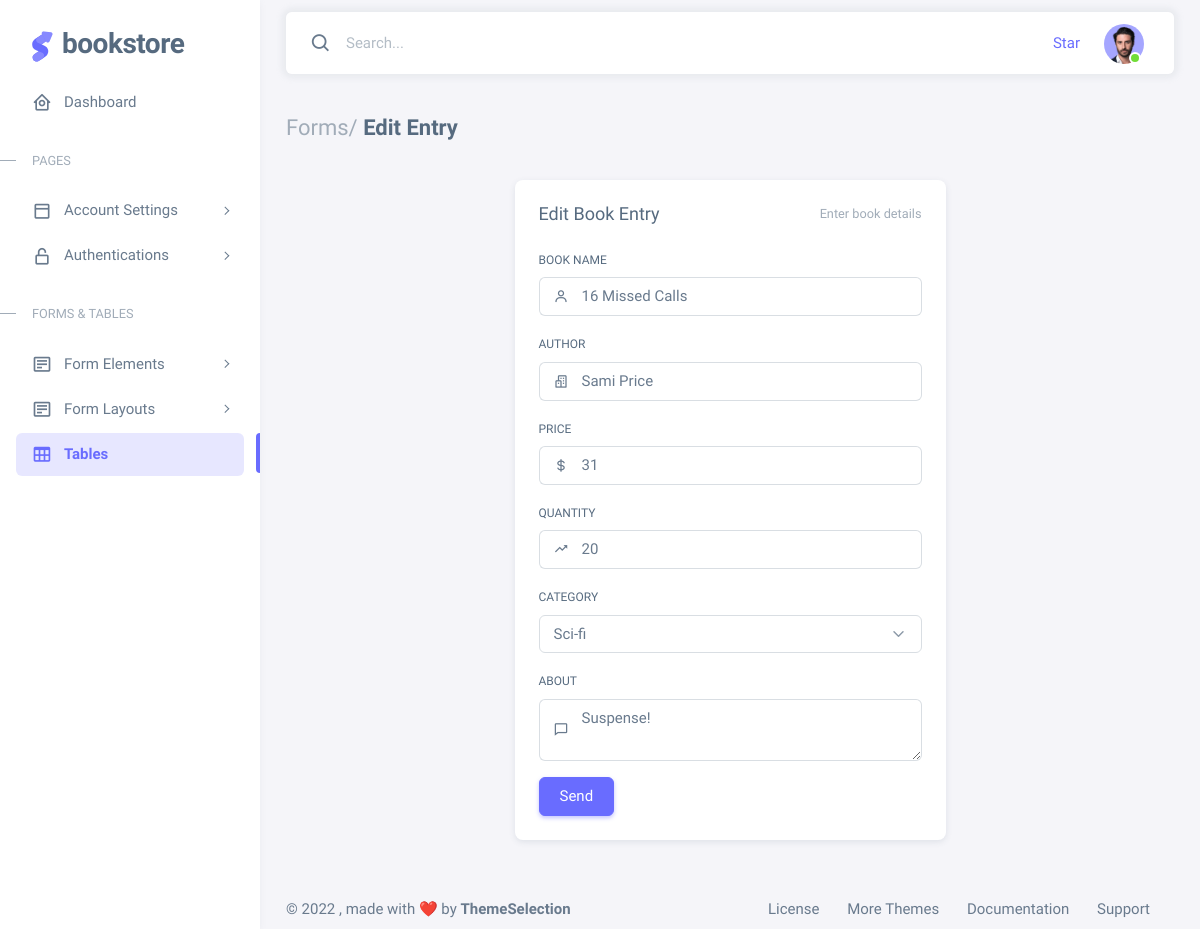
The app's page /admin/auth/edit-entry?id=1 with its own data.
### tables this page shows
CREATE TABLE `bookstore` (
  `id` int(11) NOT NULL,
  `name` varchar(255) NOT NULL,
  `price` varchar(255) NOT NULL,
  `author` varchar(255) NOT NULL,
  `quantity` int(11) NOT NULL,
  `category` varchar(200) NOT NULL,
  `about` varchar(255) NOT NULL,
  `img_path` varchar(255) NOT NULL
);

### admin/auth/edit-entry.php (the view, shortened to what this page needs)
<?php
        $db = new DB();
        $conn = $db->conn;
        if (isset($_GET['id'])) {
          $userId = $conn->real_escape_string($_GET['id']);
          $sql = "select * from bookstore where id = ?";
          $stmt = $conn->prepare($sql);
          $stmt->bind_param('i', $userId);
          $stmt->execute();
          $book = $stmt->get_result()->fetch_assoc();
          extract($book);
        } else {
          header('location: tables-basic');
        }
?>
<?php include '../inc/head.php' ?>
<body>
  <div class="layout-wrapper layout-content-navbar">
    <div class="layout-container">
      <?php include '../inc/aside.php' ?>
      <div class="layout-page">
        <nav class="layout-navbar container-xxl navbar navbar-expand-xl navbar-detached align-items-center bg-navbar-theme" id="layout-navbar">
          <div class="navbar-nav-right d-flex align-items-center" id="navbar-collapse">
            <div class="navbar-nav align-items-center">
              <div class="nav-item d-flex align-items-center">
                <i class="bx bx-search fs-4 lh-0"></i>
                <input type="text" class="form-control border-0 shadow-none" placeholder="Search..." aria-label="Search..." />
              </div>
            </div>
            <ul class="navbar-nav flex-row align-items-center ms-auto">
              <li class="nav-item lh-1 me-3">
                <a class="github-button" href="" data-icon="octicon-star" data-size="large" data-show-count="true" aria-label="Star themeselection/sneat-html-admin-template-free on GitHub">Star</a>
              </li>
              <li class="nav-item navbar-dropdown dropdown-user dropdown">
                <a class="nav-link dropdown-toggle hide-arrow" href="javascript:void(0);" data-bs-toggle="dropdown">
                  <div class="avatar avatar-online">
                    <img src="../assets/img/avatars/1.png" alt class="w-px-40 h-auto rounded-circle" />
                  </div>
                </a>
              </li>
            </ul>
          </div>
        </nav>
        <div class="content-wrapper">
          <div class="container-xxl flex-grow-1 container-p-y">
            <h4 class="fw-bold py-3 mb-4"><span class="text-muted fw-light">Forms/</span> Edit Entry</h4>
            <div class="row">
              <div class="col-sm-12 col-md-8 col-xl-6 mx-auto">
                <div class="card mb-4">
                  <div class="card-header d-flex justify-content-between align-items-center">
                    <h5 class="mb-0">Edit Book Entry</h5>
                    <small class="text-muted float-end">Enter book details</small>
                  </div>
                  <div class="card-body">
                    <form id="edit" method="POST" action="<?= htmlentities($_SERVER['PHP_SELF']) ?>">
                      <div class="mb-3">
                        <label class="form-label" for="basic-icon-default-fullname">Book Name</label>
                        <div class="input-group input-group-merge">
                          <span id="basic-icon-default-bookname2" class="input-group-text"><i class="bx bx-user"></i></span>
                          <input type="text" name="bookname" class="form-control" id="basic-icon-default-bookname" value="<?= $name ?>" aria-label="John Doe" aria-describedby="basic-icon-default-bookname2" />
                        </div>
                      </div>
                      <div class="mb-3">
                        <label class="form-label" for="basic-icon-default-author">Author</label>
                        <div class="input-group input-group-merge">
                          <span id="basic-icon-default-author2" class="input-group-text"><i class="bx bx-buildings"></i></span>
                          <input type="text" name="author" id="basic-icon-default-author" class="form-control" value="<?= $author ?>" aria-label="James Billy" aria-describedby="basic-icon-default-author2" />
                        </div>
                      </div>
                      <div class="mb-3">
                        <label class="form-label" for="basic-icon-default-price">Price</label>
                        <div class="input-group input-group-merge">
                          <span id="basic-icon-default-price" class="input-group-text"><i class="bx bx-dollar "></i></span>
                          <input type="number" name="price" id="basic-icon-default-price" class="form-control phone-mask" value="<?= $price ?>" aria-label="69.99" aria-describedby="basic-icon-default-phone2" />
                        </div>
                      </div>
                      <div class="mb-3">
                        <label class="form-label" for="basic-icon-default-quantity">Quantity</label>
                        <div class="input-group input-group-merge">
                          <span id="basic-icon-default-quantity" class="input-group-text"><i class="bx bx-trending-up"></i></span>
                          <input type="number" name="quantity" id="basic-icon-default-quantity" class="form-control phone-mask" value="<?= $quantity ?>" aria-label="5" aria-describedby="basic-icon-default-quantity" />
                        </div>
                      </div>
                      <div class="mb-3">
                        <label for="exampleFormControlSelect1" class="form-label">Category</label>
                        <select name="category" class="form-select" id="exampleFormControlSelect1" aria-label="Default select example">
                          <option value="sci-fi">Sci-fi</option>
                        </select>
                      </div>
                      <div class="mb-3">
                        <label class="form-label" for="basic-icon-default-message">About</label>
                        <div class="input-group input-group-merge">
                          <span id="basic-icon-default-message2" class="input-group-text"><i class="bx bx-comment"></i></span>
                          <textarea name="about" id="basic-icon-default-message" class="form-control" aria-label="" aria-describedby="basic-icon-default-message2"><?= $about ?></textarea>
                        </div>
                      </div>
                      <button type="submit" name="submit" class="btn btn-primary">Send</button>
                    </form>
                  </div>
                </div>
              </div>
            </div>
          </div>
          <?php include '../inc/footer.php' ?>
        </div>
      </div>
    </div>
  </div>
</body>
</html>

### records on screen
bookstore: bookname "16 Missed Calls", author "Sami Price", price "31", quantity "20", about "Suspense!"
